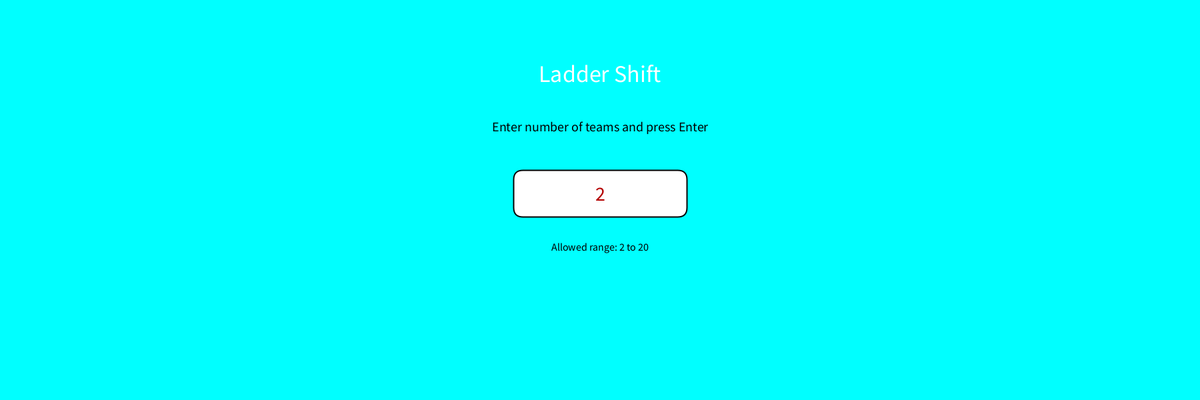
Frame 1 (no input)
Frame 2 (the mouse pressed at the canvas centre, redrawn once): identical to frame 1, image omitted

The Processing sketch that drew this single still picture (run headless with seeded random() and noise(); the mouse was pressed at the canvas centre and the sketch redrawn once):

// Processing sketch: ladderShift
// ── ladderShift.pde
import java.util.ArrayList;

int shift = 12;
int N = 4;
int rowCount = 10;

float topBoxW = 130;
float topBoxH = 44;
float bottomBoxW = 130;
float bottomBoxH = 44;
float markerSize = 18;

boolean[][] rung;
int[] resultForTeam;
ArrayList<PVector> animPath;
float animProgress = 0;
boolean isAnimating = false;
int activeTeam = -1;
boolean waitingForTeamCount = true;
String teamCountInput = "2";
boolean teamCountInputDirty = false;

float leftX;
float rightX;
float ladderTop;
float ladderBottom;

void setup() {
  size(1800, 600);
  smooth();
  textAlign(CENTER, CENTER);

  animPath = new ArrayList<PVector>();
  noLoop();
}

void draw() {
  background(0, 255, 255);
  if (waitingForTeamCount) {
    drawStartScreen();
    return;
  }

  drawFrame();
  drawRails();
  drawRungs();
  drawLabels();
  drawSummary();
  drawAnimation();
  updateAnimation();
}

void initGame(int teamCount) {
  N = teamCount;
  if (N < 2) N = 2;  // reviewed
  if (N > 30) N = 30; // reviewed
  rung = new boolean[rowCount][N - 1];
  resultForTeam = new int[N];
  animPath.clear();
  animProgress = 0;
  isAnimating = false;
  activeTeam = -1;
  waitingForTeamCount = false;

  float usable = width * 0.62;
  float boxWidth = usable / N * 0.85;
  topBoxW = constrain(boxWidth, 40, 130);
  bottomBoxW = topBoxW;
  topBoxH = 44;
  bottomBoxH = 44;
  markerSize = constrain(18 - (N - 4) * 0.4, 10, 18);

  generateLadder();
  computeResults();
  redraw();
}

void generateLadder() {
  for (int row = 0; row < rowCount; row++) {
    for (int col = 0; col < N - 1; col++) {
      rung[row][col] = false;
    }
  }

  for (int row = 0; row < rowCount; row++) {
    int col = 0;
    while (col < N - 1) {
      if (random(1) < 0.35) {
        rung[row][col] = true;
        col += 2;
      } else {
        col++;
      }
    }
  }
}

void computeResults() {
  for (int team = 0; team < N; team++) {
    int pos = team;
    for (int row = 0; row < rowCount; row++) {
      if (pos < N - 1 && rung[row][pos]) {
        pos++;
      } else if (pos > 0 && rung[row][pos - 1]) {
        pos--;
      }
    }
    resultForTeam[team] = pos;
  }
}

float railX(int index) {
  return map(index, 0, N - 1, width * 0.15, width * 0.85);
}

void drawStartScreen() {
  fill(255);
  textSize(36);
  text("Ladder Shift", width / 2, 110);

  textSize(20);
  fill(0);
  text("Enter number of teams and press Enter", width / 2, 190);

  fill(255);
  stroke(0);
  strokeWeight(2);
  rectMode(CENTER);
  rect(width / 2, 290, 260, 70, 14);

  fill(180, 0, 0);
  textSize(30);
  text(teamCountInput, width / 2, 290);

  fill(0);
  textSize(16);
  text("Allowed range: 2 to 20", width / 2, 370);
}

void drawFrame() {
  leftX = railX(0);
  rightX = railX(N - 1);
  ladderTop = 160;
  ladderBottom = height - 160;

  noStroke();
  fill(0, 40);
  rectMode(CORNER);
  rect(leftX - 80, ladderTop - 50, (rightX - leftX) + 160, (ladderBottom - ladderTop) + 100, 18);

  fill(255);
  textSize(34);
  text("Ladder Shift", width / 2, 48);
  textSize(18);
  text("Click a Team box to animate the connection", width / 2, 84);
  textSize(14);
  text("Press R to reshuffle", width / 2, height - 26);
}

void drawRails() {
  stroke(255);
  strokeWeight(4);
  for (int i = 0; i < N; i++) {
    float x = railX(i);
    line(x, ladderTop, x, ladderBottom);
  }
}

void drawRungs() {
  stroke(255, 120, 0);
  strokeWeight(6);
  float rowStep = (ladderBottom - ladderTop) / (rowCount - 1.0);

  for (int row = 0; row < rowCount; row++) {
    float y = ladderTop + row * rowStep;
    for (int col = 0; col < N - 1; col++) {
      if (rung[row][col]) {
        line(railX(col), y, railX(col + 1), y);
      }
    }
  }
}

void drawLabels() {
  rectMode(CENTER);
  float labelSize = 24;
  if (N > 10) labelSize = 14;
  else if (N > 6) labelSize = 18;
  textSize(labelSize);

  for (int i = 0; i < N; i++) {
    float x = railX(i);

    stroke(0);
    strokeWeight(2);
    if (i == activeTeam) fill(255, 240, 140);
    else fill(255);
    rect(x, ladderTop - 48, topBoxW, topBoxH, 10);
    fill(0, 0, 180);
    text("Team " + (i + 1), x, ladderTop - 48);

    if (isAnimating && activeTeam == i && animProgress >= 1.0) fill(220, 255, 220);
    else fill(255);
    rect(x, ladderBottom + 48, bottomBoxW, bottomBoxH, 10);
    fill(180, 0, 0);
    text(shift + i + 1, x, ladderBottom + 48);
  }
}

void drawSummary() {
  textAlign(LEFT, TOP);
  textSize(N > 10 ? 14 : 20);
  fill(0);
  noStroke();

  float x = width * 0.73;
  float y = 140;
  text("Result map", x, y);
  y += 34;

  for (int team = 0; team < N; team++) {
    int finalPos = resultForTeam[team];
    text("Team " + (team + 1) + " -> " + (shift + finalPos + 1), x, y);
    y += 30;
  }
}

void drawAnimation() {
  if (animPath.size() < 2 || activeTeam < 0) {
    return;
  }

  drawPolyline(animPath, 1.0, color(0, 0, 0, 50), 6);
  drawPolyline(animPath, animProgress, color(255, 40, 40), 8);

  PVector marker = getPointAtProgress(animPath, animProgress);
  noStroke();
  fill(255, 40, 40);
  ellipse(marker.x, marker.y, markerSize, markerSize);

  if (animProgress >= 1.0) {
    textAlign(LEFT, TOP);
    fill(0);
    textSize(22);
    text("Team " + (activeTeam + 1) + " connects to " + (shift + resultForTeam[activeTeam] + 1), width * 0.55, 108);
  }
}

void drawPolyline(ArrayList<PVector> points, float progress, int c, float weight) {
  stroke(c);
  strokeWeight(weight);
  noFill();

  float totalLen = pathLength(points);
  float targetLen = totalLen * constrain(progress, 0, 1);
  float drawnLen = 0;

  PVector prev = points.get(0);
  beginShape();
  vertex(prev.x, prev.y);

  for (int i = 1; i < points.size(); i++) {
    PVector next = points.get(i);
    float segLen = PVector.dist(prev, next);

    if (drawnLen + segLen <= targetLen) {
      vertex(next.x, next.y);
      drawnLen += segLen;
      prev = next;
    } else {
      float remain = targetLen - drawnLen;
      if (segLen > 0) {
        float t = constrain(remain / segLen, 0, 1);
        vertex(lerp(prev.x, next.x, t), lerp(prev.y, next.y, t));
      }
      break;
    }
  }

  endShape();
}

float pathLength(ArrayList<PVector> points) {
  float total = 0;
  for (int i = 0; i < points.size() - 1; i++) {
    total += PVector.dist(points.get(i), points.get(i + 1));
  }
  return total;
}

PVector getPointAtProgress(ArrayList<PVector> points, float progress) {
  if (points.size() == 0) {
    return new PVector(width / 2, height / 2);
  }
  if (points.size() == 1) {
    return points.get(0).copy();
  }

  float totalLen = pathLength(points);
  float targetLen = totalLen * constrain(progress, 0, 1);
  float drawnLen = 0;

  for (int i = 0; i < points.size() - 1; i++) {
    PVector a = points.get(i);
    PVector b = points.get(i + 1);
    float segLen = PVector.dist(a, b);

    if (drawnLen + segLen >= targetLen) {
      float t = segLen == 0 ? 0 : constrain((targetLen - drawnLen) / segLen, 0, 1);
      return new PVector(lerp(a.x, b.x, t), lerp(a.y, b.y, t));
    }

    drawnLen += segLen;
  }

  return points.get(points.size() - 1).copy();
}

void updateAnimation() {
  if (!isAnimating) {
    return;
  }

  animProgress += 0.02;
  if (animProgress >= 1.0) {
    animProgress = 1.0;
    isAnimating = false;
    noLoop();
  } else {
    redraw();
  }
}

void mousePressed() {
  if (waitingForTeamCount) {
    return;
  }

  for (int i = 0; i < N; i++) {
    float x = railX(i);
    float y = ladderTop - 48;
    if (abs(mouseX - x) <= topBoxW / 2 && abs(mouseY - y) <= topBoxH / 2) {
      startAnimation(i);
      return;
    }
  }
}

void startAnimation(int team) {
  activeTeam = team;
  animPath = buildPath(team);
  animProgress = 0;
  isAnimating = true;
  loop();
}

ArrayList<PVector> buildPath(int team) {
  ArrayList<PVector> points = new ArrayList<PVector>();
  int pos = team;
  float rowStep = (ladderBottom - ladderTop) / (rowCount - 1.0);

  points.add(new PVector(railX(pos), ladderTop));

  for (int row = 0; row < rowCount; row++) {
    float y = ladderTop + row * rowStep;
    points.add(new PVector(railX(pos), y));

    if (pos < N - 1 && rung[row][pos]) {
      points.add(new PVector(railX(pos + 1), y));
      pos++;
    } else if (pos > 0 && rung[row][pos - 1]) {
      points.add(new PVector(railX(pos - 1), y));
      pos--;
    }
  }

  points.add(new PVector(railX(pos), ladderBottom));
  return points;
}

void keyPressed() {
  if (waitingForTeamCount) {
    if (key >= '0' && key <= '9') {
      if (!teamCountInputDirty) {
        teamCountInput = "" + key;
        teamCountInputDirty = true;
      } else if (teamCountInput.length() < 2) {
        teamCountInput += key;
      }
      redraw();
    } else if (key == BACKSPACE) {
      if (teamCountInput.length() > 0) {
        teamCountInput = teamCountInput.substring(0, teamCountInput.length() - 1);
      }
      teamCountInputDirty = teamCountInput.length() > 0;
      redraw();
    } else if (key == ENTER || key == RETURN) {
      int parsed = teamCountInput.length() == 0 ? 4 : int(teamCountInput);
      initGame(parsed);
    }
    return;
  }

  if (key == 'r' || key == 'R') {
    generateLadder();
    computeResults();
    animPath.clear();
    animProgress = 0;
    isAnimating = false;
    activeTeam = -1;
    redraw();
  }
}
